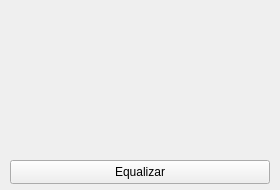
<?xml version="1.0" encoding="UTF-8"?>
<ui version="4.0">
 <class>histoEq</class>
 <widget class="QWidget" name="histoEq">
  <property name="windowModality">
   <enum>Qt::ApplicationModal</enum>
  </property>
  <property name="geometry">
   <rect>
    <x>0</x>
    <y>0</y>
    <width>280</width>
    <height>190</height>
   </rect>
  </property>
  <property name="sizePolicy">
   <sizepolicy hsizetype="Fixed" vsizetype="Fixed">
    <horstretch>0</horstretch>
    <verstretch>0</verstretch>
   </sizepolicy>
  </property>
  <property name="minimumSize">
   <size>
    <width>280</width>
    <height>190</height>
   </size>
  </property>
  <property name="maximumSize">
   <size>
    <width>280</width>
    <height>190</height>
   </size>
  </property>
  <property name="windowTitle">
   <string>Equalizar histograma</string>
  </property>
  <widget class="QwtPlot" name="histoPlot">
   <property name="geometry">
    <rect>
     <x>20</x>
     <y>20</y>
     <width>240</width>
     <height>130</height>
    </rect>
   </property>
   <property name="canvasBackground">
    <brush brushstyle="SolidPattern">
     <color alpha="255">
      <red>255</red>
      <green>255</green>
      <blue>255</blue>
     </color>
    </brush>
   </property>
  </widget>
  <widget class="QPushButton" name="pushButton">
   <property name="geometry">
    <rect>
     <x>10</x>
     <y>160</y>
     <width>260</width>
     <height>24</height>
    </rect>
   </property>
   <property name="text">
    <string>Equalizar</string>
   </property>
  </widget>
 </widget>
 <customwidgets>
  <customwidget>
   <class>QwtPlot</class>
   <extends>QFrame</extends>
   <header>qwt_plot.h</header>
  </customwidget>
 </customwidgets>
 <resources/>
 <connections/>
</ui>
